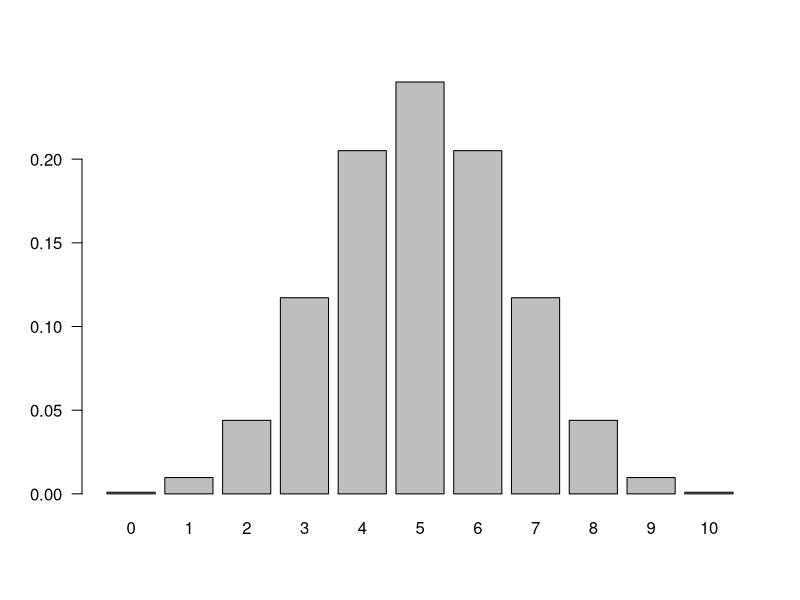
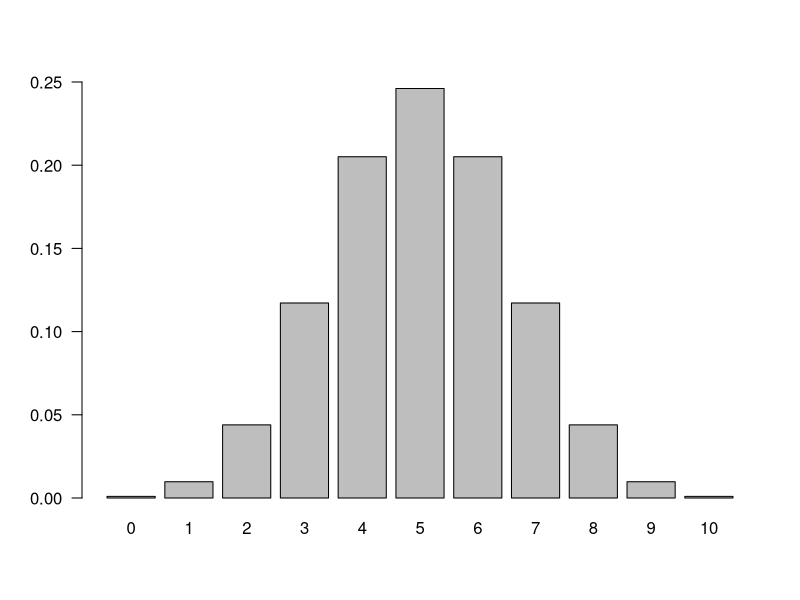
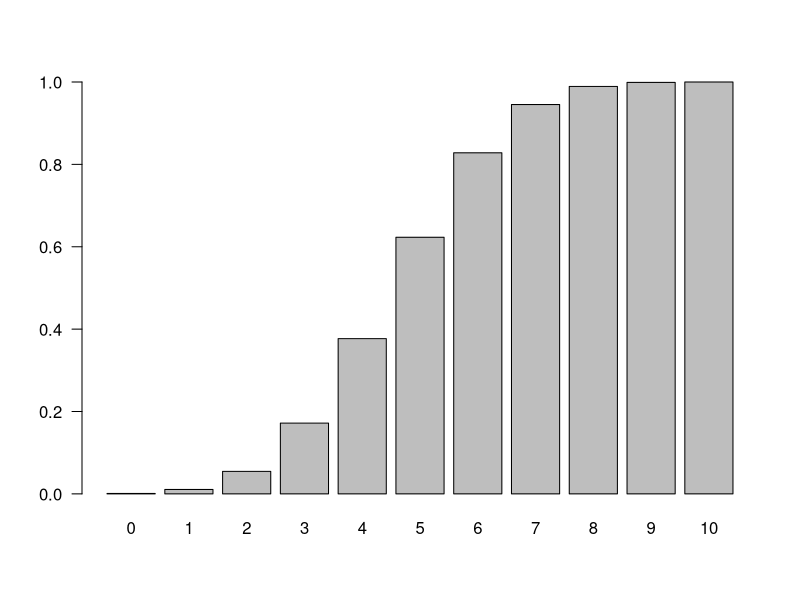

These charts were generated, in order, by the following R code:
#------------------3.1 이항분포----------------------
# 조합 (nCr)
choose(10,3) # factorial(10)/(factorial(3)*factorial(7))

# 이항분포 (Binom(n,θ))
# 횟수로부터 확률 계산
dbinom(3,10,0.4) # choose(10,3) * 0.4**3 * 0.6**7

dbinom(0:10,10,0.5) # 동전 10번 던졌을 때 확률
barplot(dbinom(0:10,10,0.5),names.arg=0:10,las=1)
barplot(dbinom(0:10,10,0.5),names.arg=0:10,las=1,ylim=c(0,0.25))

# 이항분포의 누적확률분포함수(CDF) 
pbinom(2,10,0.4) # dbinom(0) + dbinom(1) + dbinom(2)
pbinom(0:10,10,0.5)
barplot(pbinom(0:10,10,0.5),names.arg=0:10,las=1)

# 이항분포의 역함수
#qbinom(0.5,3,0.5)
#rbinom(10,3,0.5)